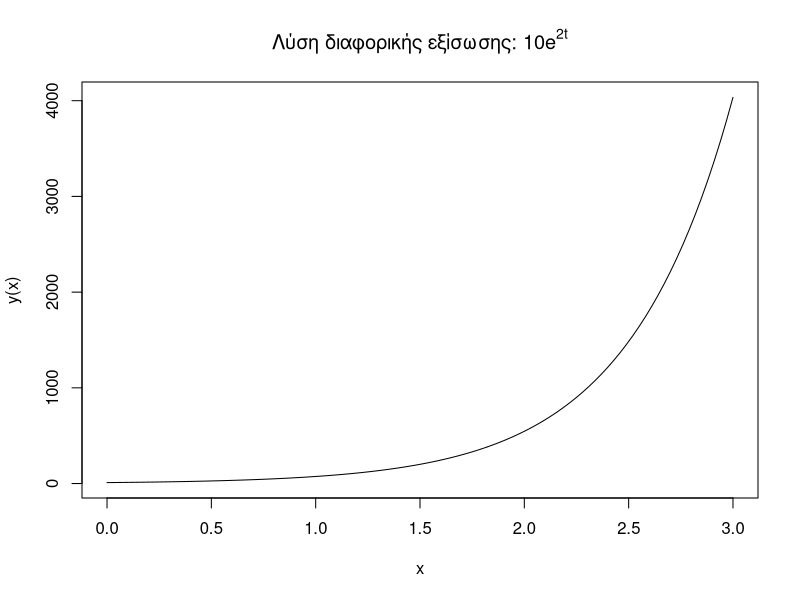
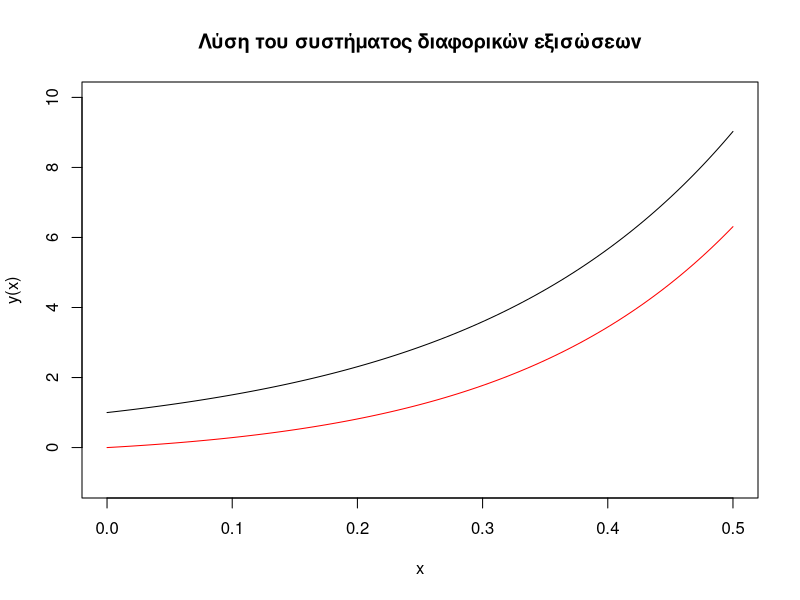
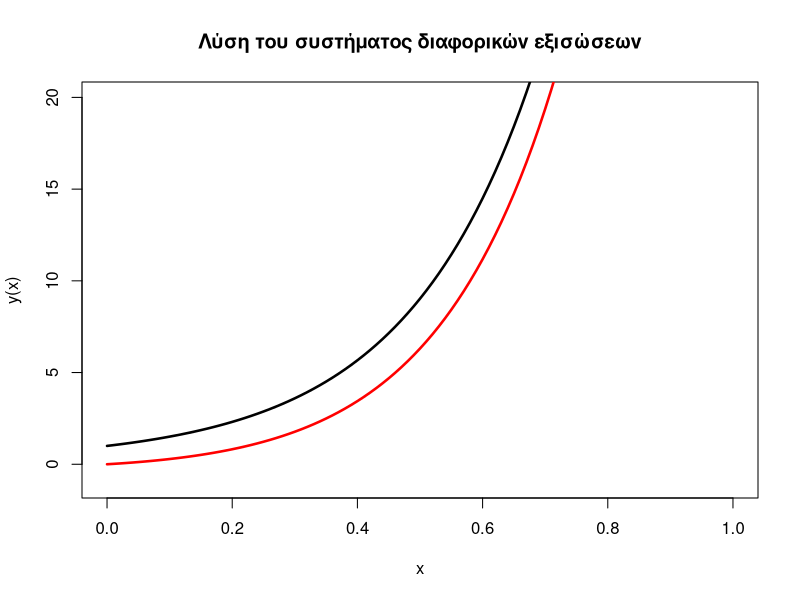
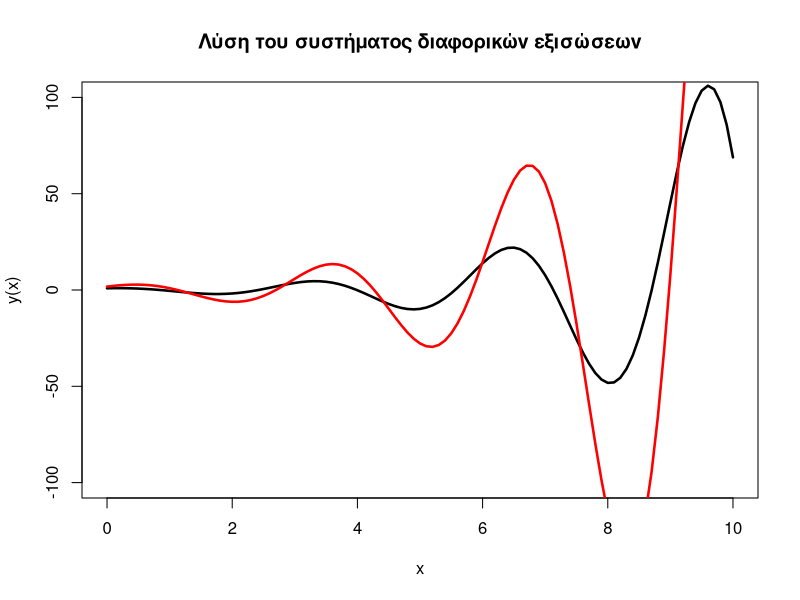
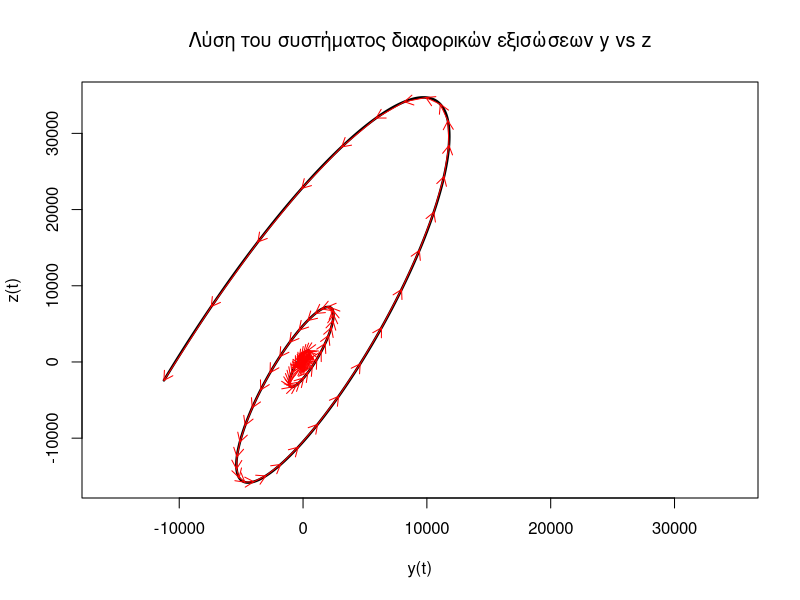
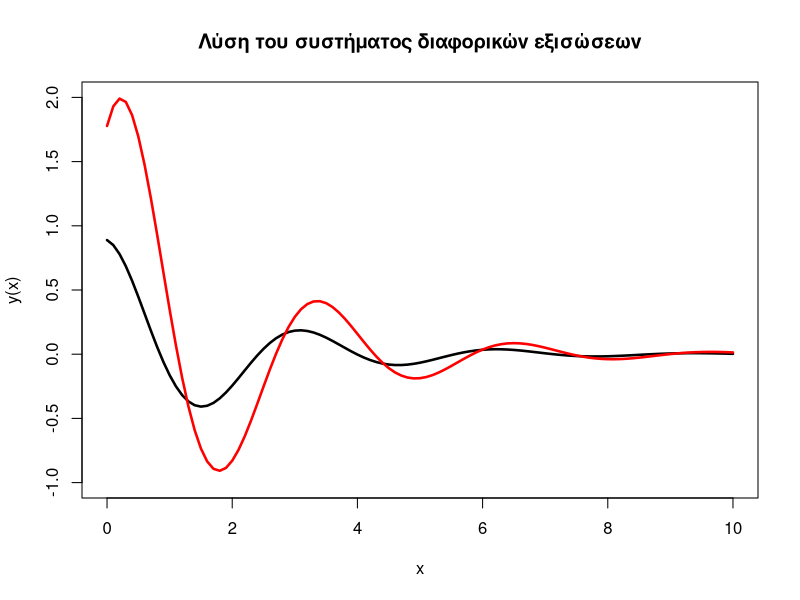
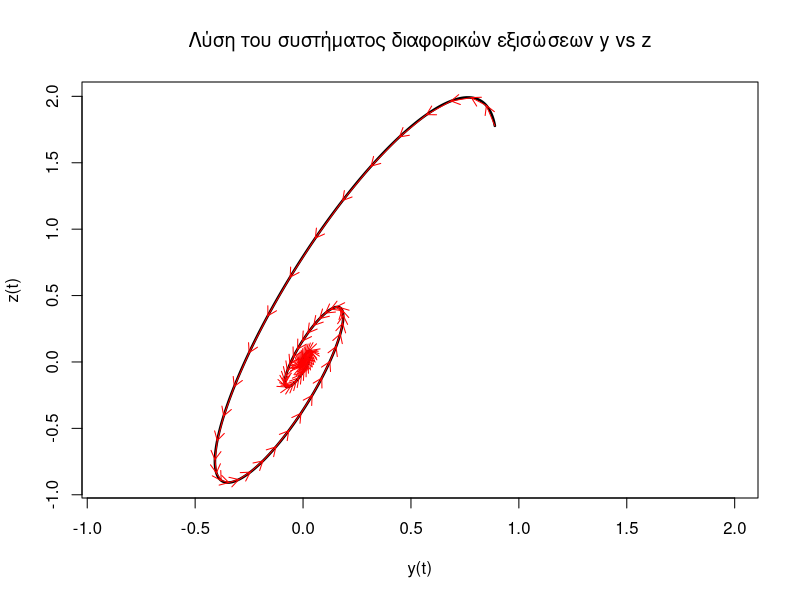
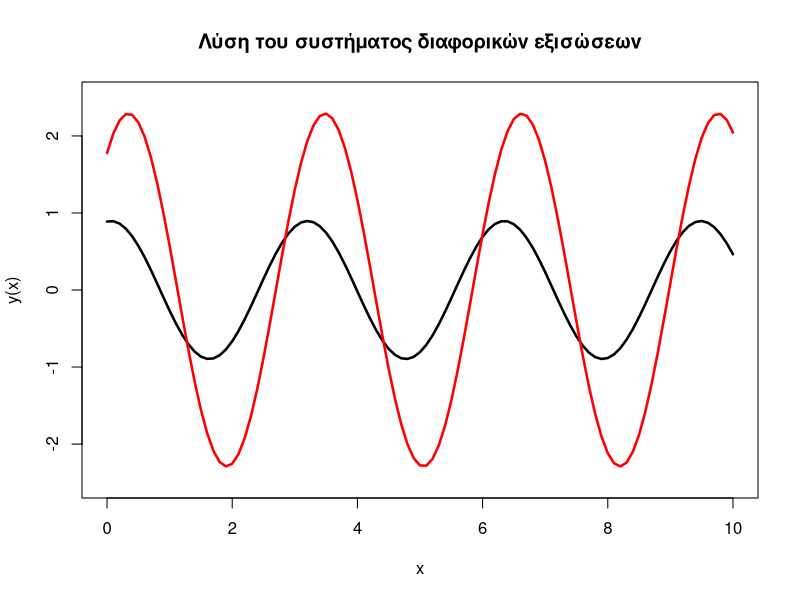

These charts were generated, in order, by the following R code:

y <- function(t) 10 * exp(2 * t)
# Plot the curve
curve(y, from = 0, to = 3, main = expression(paste("Λύση διαφορικής εξίσωσης: ", 10 * e^{2 * t})))


# Explode: Re(l1) > 0 , Im = 0

y <- function(t) (2/3)*exp(5*t) + (1/3)*exp(2*t)
z <- function(t) (2/3)*exp(5*t) - (2/3)*exp(2*t)
curve(y, from = 0, to = 0.5, main = "Λύση του συστήματος διαφορικών εξισώσεων", ylim = c(-1,10))
curve(z, from = 0, to = 0.5, add = T, col = "red")


# Explode Re(l2), Re(l1) > 0
y <- function(t) (2/3)*exp(5*t) + (1/3)*exp(2*t)
z <- function(t) (2/3)*exp(5*t) - (2/3)*exp(2*t)
curve(y, from = 0, to = 1, main = "Λύση του συστήματος διαφορικών εξισώσεων", ylim = c(-1,20),lwd=2.5)
curve(z, from = 0, to = 1, add = T, col = "red", lwd = 2.5)



# spiral unstable, Re > 0 Im >0
y <- function(t) exp(0.5*t)* ( (2/3) *  cos(2*t)  -sin(2*t) * (1/3) + (2/3) *( sin(2*t)*(2/3)  +cos(2*t) * (1/3)) )
z <- function(t) exp(0.5*t)* ( (4/3) *  cos(2*t)  -sin(2*t) * (1/3) + (4/3) *( sin(2*t)*(4/3)  +cos(2*t) * (1/3)) )
curve(y, from = 0, to = 10, main = "Λύση του συστήματος διαφορικών εξισώσεων", ylim = c(-100,100),lwd=2.5)
curve(z, from = 0, to = 10, add = T, col = "red", lwd = 2.5)

# Generate a sequence of t values
t_values <- seq(0, 20, by = 0.01)

# Compute corresponding y and z values
y_values <- y(t_values)
z_values <- z(t_values)


# Plot y against z
plot(y_values, z_values, type = "l", col = "black", lwd = 2.5,
     main = expression(paste("Λύση του συστήματος διαφορικών εξισώσεων ", y, " vs ", z)),
     xlab = "y(t)", ylab = "z(t)", xlim = c(min(y_values, z_values), max(y_values, z_values)), ylim = c(min(y_values, z_values), max(y_values, z_values)))

# Add arrows to indicate the direction of movement with fewer arrows
arrow_length <- 0.1
arrow_step <- 10  # Place an arrow every 10 points
for (i in seq(1, length(t_values) - arrow_step, by = arrow_step)) {
  arrows(y_values[i], z_values[i], y_values[i + arrow_step], z_values[i + arrow_step], length = arrow_length, col = "red")
}


# Spiral Stable


y <- function(t) exp(-0.5*t)* ( (2/3) *  cos(2*t)  -sin(2*t) * (1/3) + (2/3) *( sin(2*t)*(2/3)  +cos(2*t) * (1/3)) )
z <- function(t) exp(-0.5*t)* ( (4/3) *  cos(2*t)  -sin(2*t) * (1/3) + (4/3) *( sin(2*t)*(4/3)  +cos(2*t) * (1/3)) )
curve(y, from = 0, to = 10, main = "Λύση του συστήματος διαφορικών εξισώσεων", ylim = c(-1,2),lwd=2.5)
curve(z, from = 0, to = 10, add = T, col = "red", lwd = 2.5)


# Generate a sequence of t values
t_values <- seq(0, 10, by = 0.01)

# Compute corresponding y and z values
y_values <- y(t_values)
z_values <- z(t_values)


# Plot y against z
plot(y_values, z_values, type = "l", col = "black", lwd = 2.5,
     main = expression(paste("Λύση του συστήματος διαφορικών εξισώσεων ", y, " vs ", z)),
     xlab = "y(t)", ylab = "z(t)", xlim = c(min(y_values, z_values), max(y_values, z_values)), ylim = c(min(y_values, z_values), max(y_values, z_values)))

# Add arrows to indicate the direction of movement with fewer arrows
arrow_length <- 0.1
arrow_step <- 10  # Place an arrow every 10 points
for (i in seq(1, length(t_values) - arrow_step, by = arrow_step)) {
  arrows(y_values[i], z_values[i], y_values[i + arrow_step], z_values[i + arrow_step], length = arrow_length, col = "red")
}

# cycle
y <- function(t) exp(0.*t)* ( (2/3) *  cos(2*t)  -sin(2*t) * (1/3) + (2/3) *( sin(2*t)*(2/3)  +cos(2*t) * (1/3)) )
z <- function(t) exp(0.*t)* ( (4/3) *  cos(2*t)  -sin(2*t) * (1/3) + (4/3) *( sin(2*t)*(4/3)  +cos(2*t) * (1/3)) )
curve(y, from = 0, to = 10, main = "Λύση του συστήματος διαφορικών εξισώσεων", ylim = c(-2.5,2.5),lwd=2.5)
curve(z, from = 0, to = 10, add = T, col = "red", lwd = 2.5)


# Generate a sequence of t values
t_values <- seq(0, 4, by = 0.01)

# Compute corresponding y and z values
y_values <- y(t_values)
z_values <- z(t_values)


# Plot y against z
plot(y_values, z_values, type = "l", col = "black", lwd = 2.5,
     main = expression(paste("Λύση του συστήματος διαφορικών εξισώσεων ", y, " vs ", z)),
     xlab = "y(t)", ylab = "z(t)", xlim = c(min(y_values, z_values), max(y_values, z_values)), ylim = c(min(y_values, z_values), max(y_values, z_values)))

# Add arrows to indicate the direction of movement with fewer arrows
arrow_length <- 0.1
arrow_step <- 10  # Place an arrow every 10 points
for (i in seq(1, length(t_values) - arrow_step, by = arrow_step)) {
  arrows(y_values[i], z_values[i], y_values[i + arrow_step], z_values[i + arrow_step], length = arrow_length, col = "red")
}